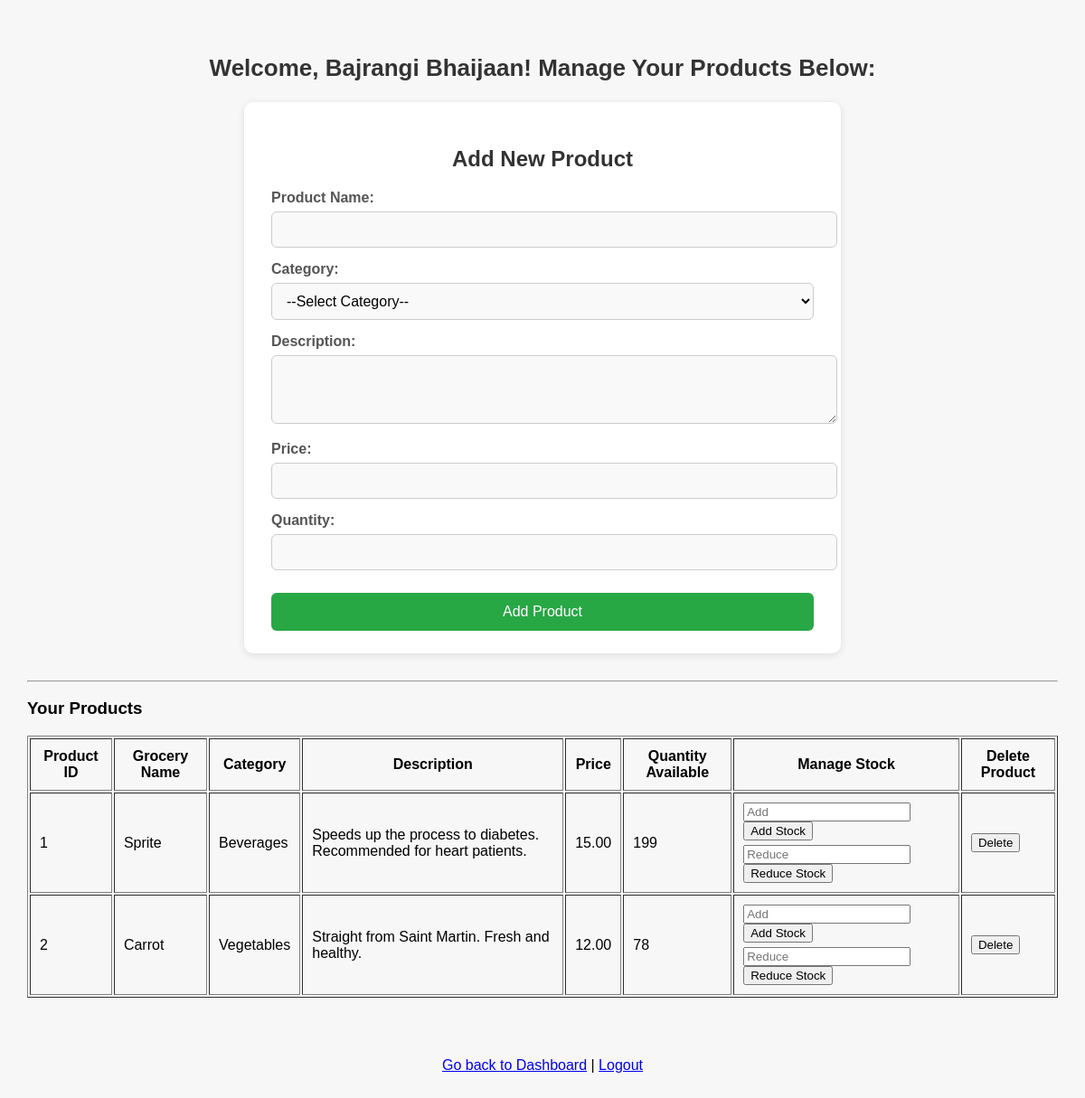
Screenshot of /Kachabazar/manage_products.php (signed in) with the database file from the repository.
### tables this page shows
CREATE TABLE `grocery_items` (
  `item_id` int(11) NOT NULL,
  `Groc_name` varchar(100) NOT NULL,
  `status` varchar(50) NOT NULL,
  `category` varchar(50) DEFAULT NULL,
  `description` text DEFAULT NULL,
  `price` decimal(10,2) NOT NULL,
  `Groc_quantity` int(11) NOT NULL,
  `SEseller_id` int(11) DEFAULT NULL
);

### Kachabazar/manage_products.php (the view, shortened to what this page needs)
<?php
$conn = mysqli_connect('localhost', 'root', '', 'kachabazarDB');
$seller_id = $_SESSION['seller_id'];
$product_query = "SELECT * FROM Grocery_items WHERE SEseller_id = $seller_id";
$product_result = mysqli_query($conn, $product_query);
?>
<!DOCTYPE html>
<html>
<head>
    <link rel="stylesheet" href="css/styles.css">
</head>
<body class="manage-products-page">
<div class="manage-products-header">
<h2>Welcome, <?php echo $_SESSION['seller_name']; ?>! Manage Your Products Below:</h2>
</div>
<div class="add-product-box">
    <h3>Add New Product</h3>
    <form method="POST" action="">
        <label>Product Name:</label>
        <input type="text" name="groc_name" autocomplete="off" required>
        <label>Category:</label>
        <select name="category" required>
            <option value="">--Select Category--</option>
        </select>
        <label>Description:</label>
        <textarea name="description" rows="3" cols="30" autocomplete="off"></textarea>
        <label>Price:</label>
        <input type="number" name="price" step="0.01" required>
        <label>Quantity:</label>
        <input type="number" name="groc_quantity" required>
        <input type="submit" name="add_product" value="Add Product">
    </form>
</div>
<hr>
<h3>Your Products</h3>
<table border="1" cellpadding="10">
    <tr>
        <th>Product ID</th>
        <th>Grocery Name</th>
        <th>Category</th>
        <th>Description</th>
        <th>Price</th>
        <th>Quantity Available</th>
        <th>Manage Stock</th>
        <th>Delete Product</th>
    </tr>
    <?php while ($row = mysqli_fetch_assoc($product_result)) { ?>
        <tr>
            <td><?php echo $row['item_id']; ?></td>
            <td><?php echo $row['Groc_name']; ?></td>
            <td><?php echo $row['category']; ?></td>
            <td><?php echo $row['description']; ?></td>
            <td><?php echo $row['price']; ?></td>
            <td><?php echo $row['Groc_quantity']; ?></td>
            <td>
                <form method="POST" action="">
                    <input type="number" name="add_quantity" min="1" placeholder="Add" required>
                    <input type="submit" name="update_stock" value="Add Stock">
                </form>
                <form method="POST" action="" style="margin-top:5px;">
                    <input type="number" name="reduce_quantity" min="1" placeholder="Reduce" required>
                    <input type="submit" name="reduce_stock" value="Reduce Stock">
                </form>
            </td>
            <td>
                <form method="POST" action="">
                    <input type="submit" name="delete_product" value="Delete" onclick="return confirm('Are you sure you want to delete this product?');">
                </form>
            </td>
        </tr>
    <?php } ?>
</table>
<br><br>
<div class="manage-buttons">
<a href="seller_dashboard.php">Go back to Dashboard</a> |
<a href="logout.php">Logout</a>
</div>
</body>
</html>

### Kachabazar/css/styles.css (style rules this page uses)
body.manage-products-page { font-family: Arial, sans-serif; background-color: #f7f7f7; margin: 0; padding: 30px; }
.add-product-box { background-color: #ffffff; padding: 25px 30px; margin-bottom: 30px; border-radius: 10px; box-shadow: 0 2px 8px rgba(0, 0, 0, 0.1); max-width: 600px; margin-left: auto; margin-right: auto; }
.add-product-box h3 { margin-bottom: 20px; font-size: 24px; color: #333; text-align: center; }
.add-product-box input[type="text"], .add-product-box input[type="number"], .add-product-box select, .add-product-box textarea { width: 100%; padding: 10px 12px; margin-bottom: 15px; border: 1px solid #ccc; border-radius: 6px; font-size: 16px; background-color: #f9f9f9; }
.add-product-box input[type="submit"] { width: 100%; padding: 12px; background-color: #28a745; color: white; font-size: 16px; border: none; border-radius: 6px; cursor: pointer; margin-top: 10px; }
.add-product-box label { display: block; margin-bottom: 6px; font-weight: bold; color: #555; }
.manage-products-header { text-align: center; margin-top: 30px; margin-bottom: 20px; }
.manage-products-header h2 { font-size: 26px; color: #333; }
.manage-buttons { margin-top: 30px; text-align: center; }

### rows the page displays
grocery_items: item_id "1", Groc_name "Sprite", category "Beverages", description "Speeds up the process to diabetes. Recommended for heart patients.", price "15.00", Groc_quantity "199"
grocery_items: item_id "2", Groc_name "Carrot", category "Vegetables", description "Straight from Saint Martin. Fresh and healthy.", price "12.00", Groc_quantity "78"

### other values shown
$_SESSION['seller_name'] "Bajrangi Bhaijaan"
